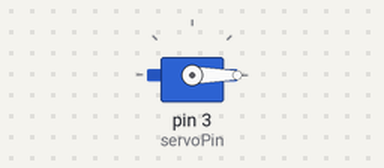
This sketch was run on a simulated Arduino Uno, built with avr-gcc and run on an emulated ATmega328P. On the bench: servo.

Above: at 0.05 s.
At 2.05 s:
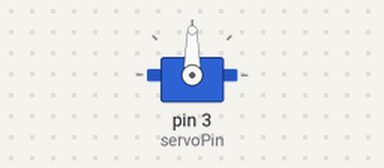
At 4.0 s:
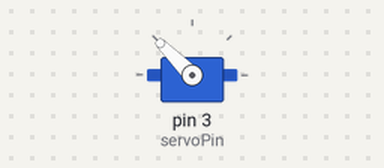
At 8.0 s:
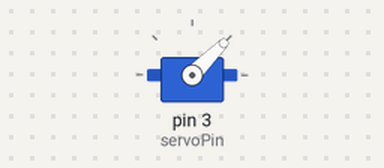
Timing chart, 0 to 10.4 s (numbered marks = the images above):
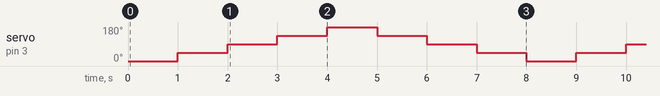

The sketch:

server_motor.ino
```cpp
// Include the Servo library
#include <Servo.h>
// Declare the Servo pin
int servoPin = 3;
int a = 0;
// Create a servo object
Servo Servo1;
void setup() {
   // We need to attach the servo to the used pin number
   Servo1.attach(servoPin);
}

void loop(){
  rotate(+45);
  rotate(-45);
}

void rotate(int x){
  // Make servo go to 0 degrees
  Servo1.write(0);
  int i=0;
  while(i<4){
    Servo1.write(a);
    a = a+x;
    delay(1000);
    i++;
  }
}
```

Measured:
- by itself, servo on pin 3 (servoPin): repeats every 8.0 s: 90° 1.0 s, 135° 1.0 s, 180° 1.0 s, 135° 1.0 s, 90° 1.0 s, 45° 1.0 s, 0° 1.0 s, 45° 1.0 s
